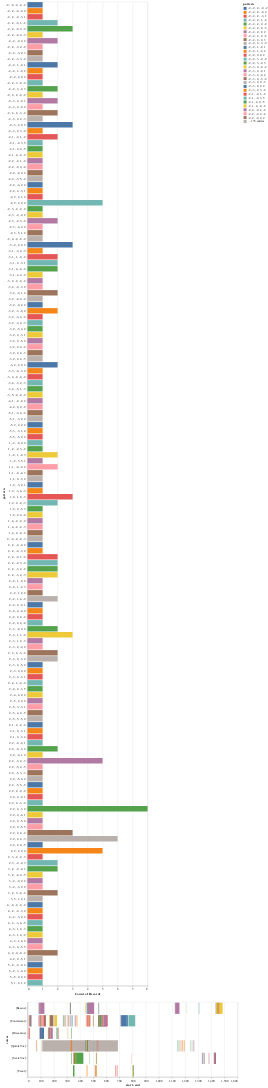

The cell this chart's notebook holds for it:
### Markdown cell above
Then we pass the model and the ngram df into the method `plot_ngrams_heatmap`

We could click on the pattern in the top bar chart, and `shift+click` to select more patterns to display in the second chart like [here]("http://g.recordit.co/Le550mfczV.gif")

### Code cell
mel_ngram_chart, mel_ngrams_heatmap_df = viz.plot_ngrams_heatmap(model, mel_ngrams)
mel_ngram_chart

### Figure 1 — Vega-Lite specification as saved in the notebook (floating-point values rounded to 4 significant figures; data arrays with more than 128 entries replaced by an {"elided": "..."} marker saying what was removed)
{"config": {"view": {"continuousWidth": 400, "continuousHeight": 300}}, "vconcat": [{"mark": "bar", "encoding": {"color": {"type": "nominal", "field": "pattern"}, "opacity": {"condition": {"value": 1, "selection": "selector001"}, "value": 0.2}, "x": {"type": "nominal", "aggregate": "count", "field": "pattern"}, "y": {"type": "nominal", "field": "pattern"}}, "selection": {"selector001": {"type": "multi", "fields": ["pattern"]}}}, {"mark": "bar", "encoding": {"color": {"type": "nominal", "field": "pattern"}, "x": {"type": "quantitative", "field": "start"}, "x2": {"field": "end"}, "y": {"type": "nominal", "field": "voices"}}, "height": 250, "transform": [{"filter": {"selection": "selector001"}}], "width": 700}], "data": {"name": "data-3b5b934295d7d85b52ce4ddd0c45641f"}, "$schema": "https://vega.github.io/schema/vega-lite/v4.8.1.json", "datasets": {"data-3b5b934295d7d85b52ce4ddd0c45641f": {"elided": "230 records"}}}
